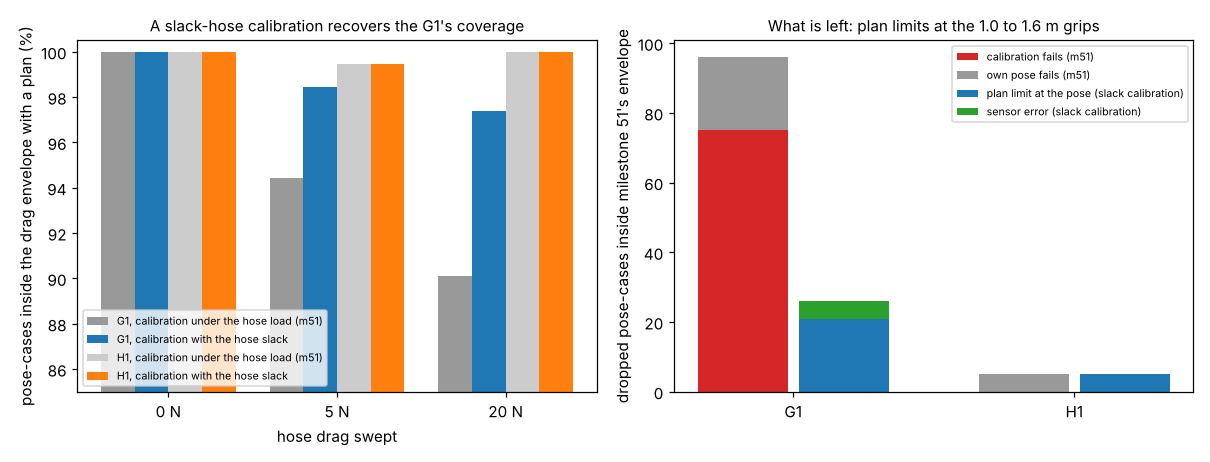

Reproduce this figure in Python.
"""Figure for milestone 52: python experiments/m52_slackcal/figure.py (reads results.json)."""
import json
import os

import matplotlib
matplotlib.use("Agg")
import matplotlib.pyplot as plt  # noqa: E402

HERE = os.path.dirname(os.path.abspath(__file__))
D = json.load(open(os.path.join(HERE, "results.json")))
S = D["summary"]
fig, (ax1, ax2) = plt.subplots(1, 2, figsize=(11, 4.2))
Hs = [0.0, 5.0, 20.0]
w = 0.2
for j, (n, cal, col) in enumerate([("g1", "in51_pl", "0.6"), ("g1", "in51_ps", "C0"),
                                   ("h1", "in51_pl", "0.8"), ("h1", "in51_ps", "C1")]):
    ys = [100 * S[f"{n} {H:g}"][cal] / S[f"{n} {H:g}"]["in51"] for H in Hs]
    lab = f"{n.upper()}, calibration {'under the hose load (m51)' if cal == 'in51_pl' else 'with the hose slack'}"
    ax1.bar([k + (j - 1.5) * w for k in range(3)], ys, w, color=col, label=lab)
ax1.set_ylim(85, 100.5)
ax1.set_xticks(range(3), [f"{H:g} N" for H in Hs])
ax1.set_xlabel("hose drag swept")
ax1.set_ylabel("pose-cases inside the drag envelope with a plan (%)")
ax1.set_title("A slack-hose calibration recovers the G1's coverage", fontsize=10)
ax1.legend(fontsize=7, loc="lower left")
cls = {}
for n, H, p, phi, ax, cal_ok, pose_ok, exact_ok, in51, inp in D["drops"]:
    if not in51:
        continue
    c = "sensor error" if exact_ok else "plan limit at the pose"
    cls[(n, c)] = cls.get((n, c), 0) + 1
R51 = json.load(open(os.path.join(HERE, "..", "m51_envelope", "results.json")))["drops_inside"]
m51 = {n: (sum(1 for d in R51 if d[0] == n and not d[5]), sum(1 for d in R51 if d[0] == n and d[5])) for n in ("g1", "h1")}
for j, n in enumerate(["g1", "h1"]):
    ax2.bar(j - 0.18, m51[n][0], 0.32, color="C3", label="calibration fails (m51)" if j == 0 else None)
    ax2.bar(j - 0.18, m51[n][1], 0.32, bottom=m51[n][0], color="0.6", label="own pose fails (m51)" if j == 0 else None)
    b = 0
    for c, col in (("plan limit at the pose", "C0"), ("sensor error", "C2")):
        v = cls.get((n, c), 0)
        ax2.bar(j + 0.18, v, 0.32, bottom=b, color=col, label=f"{c} (slack calibration)" if j == 0 else None)
        b += v
ax2.set_xticks(range(2), ["G1", "H1"])
ax2.set_ylabel("dropped pose-cases inside milestone 51's envelope")
ax2.set_title("What is left: plan limits at the 1.0 to 1.6 m grips", fontsize=10)
ax2.legend(fontsize=7)
fig.tight_layout()
fig.savefig(os.path.join(HERE, "figure.png"), dpi=110)
print("wrote figure.png")
